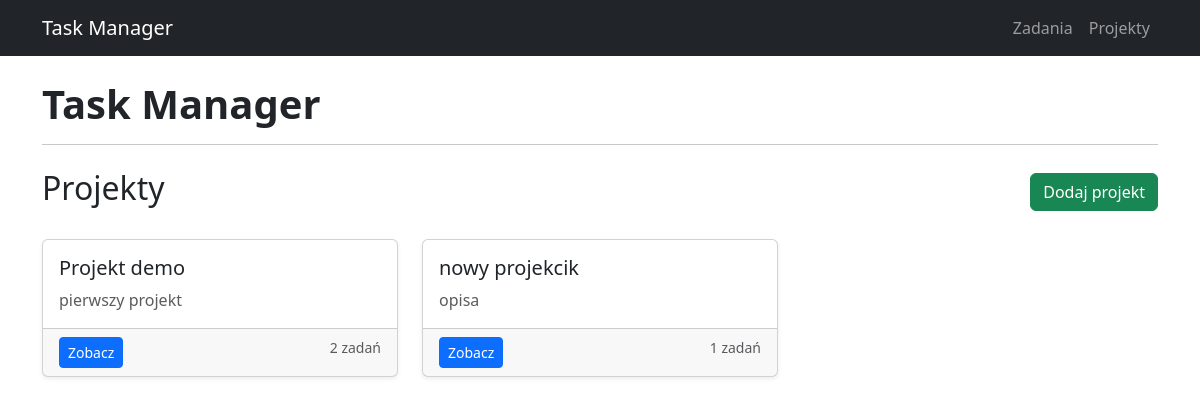
/projects/, run on the app's committed database.
### pomidor/models.py (models this page shows, shortened)
class Project(models.Model):
    name = models.CharField(max_length=150)
    description = models.TextField(blank=True)
    created_at = models.DateTimeField(auto_now_add=True)
    class Meta:
        ordering = ["name"]

### pomidor/views.py (the view)
# urls.py: path("projects/", ProjectListView.as_view(), name="project_list"),
class ProjectListView(ListView):
    model = Project
    template_name = "tasks/project_list.html"
    context_object_name = "projects"

### pomidor/templates/tasks/project_list.html
{% extends "base.html" %}
{% block content %}
<div class="d-flex justify-content-between align-items-center mb-4">
    <h2>Projekty</h2>
    <a href="{% url 'project_add' %}" class="btn btn-success">
        Dodaj projekt
    </a>
</div>
{% if projects %}
    <div class="row">
        {% for project in projects %}
            <div class="col-md-4 mb-3">
                <div class="card h-100 shadow-sm">
                    <div class="card-body">
                        <h5 class="card-title">
                            {{ project.name }}
                        </h5>
                        <p class="card-text text-muted">
                            {{ project.description|default:"Brak opisu" }}
                        </p>
                    </div>
                    <div class="card-footer d-flex justify-content-between">
                        <a href="{% url 'project_detail' project.pk %}" class="btn btn-primary btn-sm">
                            Zobacz
                        </a>
                        <span class="text-muted small">
                            {{ project.tasks.count }} zadań
                        </span>
                    </div>
                </div>
            </div>
        {% endfor %}
    </div>
{% else %}
    <div class="alert alert-info">
        Brak projektów.
    </div>
{% endif %}
{% endblock %}

### data on the page
Project: name "Projekt demo", description "pierwszy projekt", tasks.count "2"
Project: name "nowy projekcik", description "opisa", tasks.count "1"
